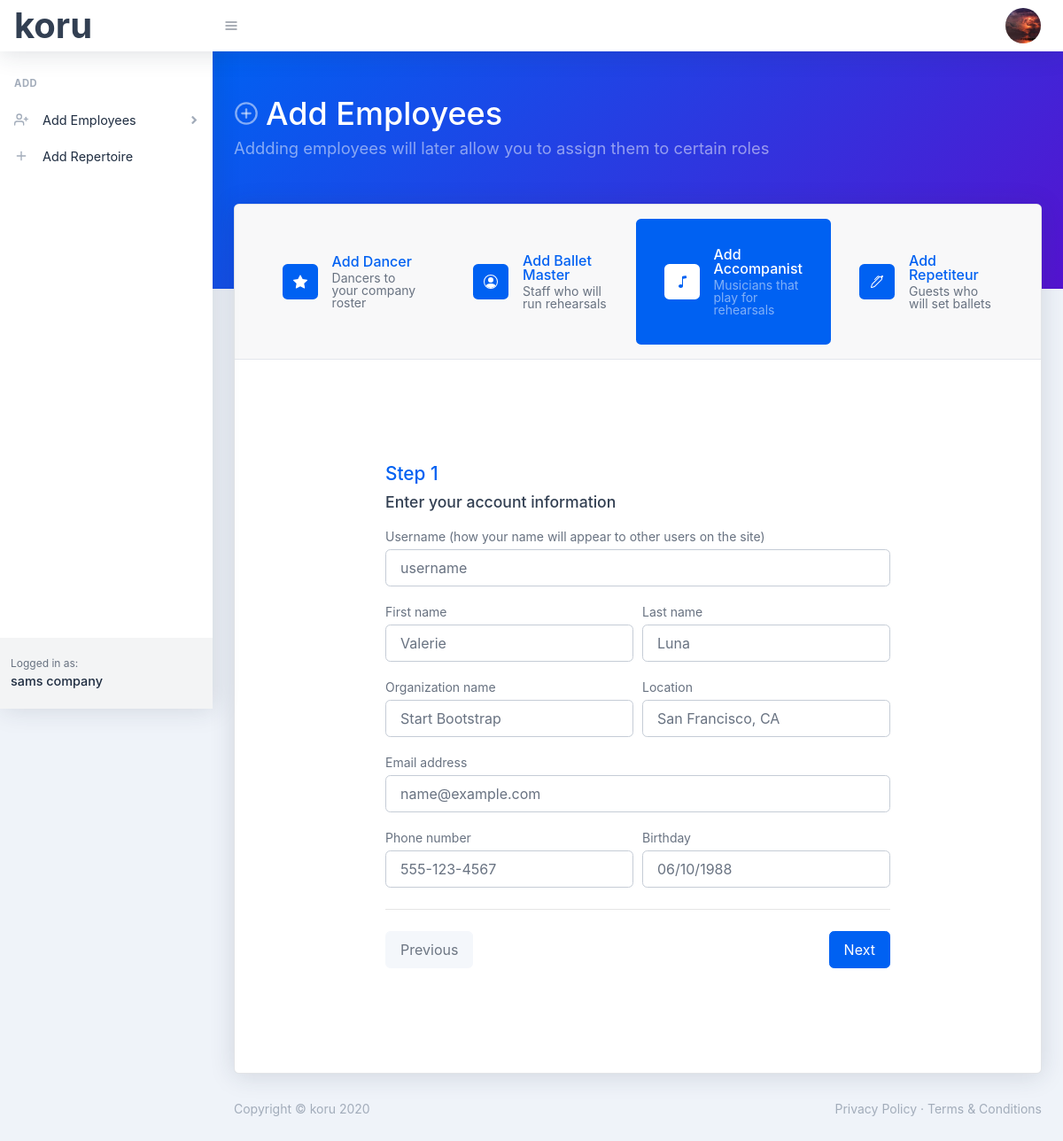
/add-accompanist (signed in), run on an earlier commit of the app's database.
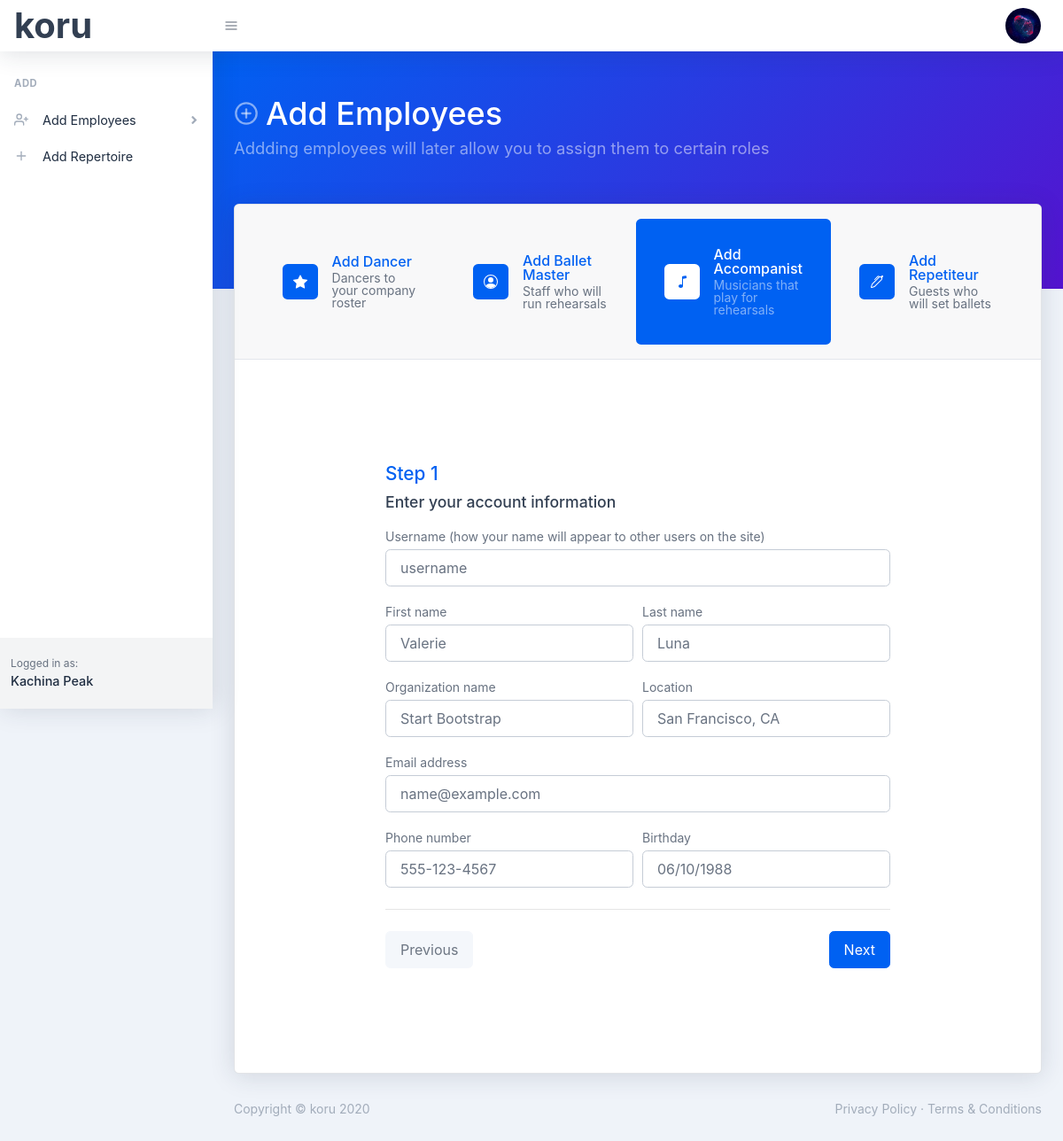
And on a later commit of the database.
### koru/models.py (models this page shows, shortened)
class User(db.Model, UserMixin):
    id = db.Column(db.Integer, primary_key=True)
    first_name = db.Column(db.String(30), nullable=False)
    last_name = db.Column(db.String(30), nullable=False)
    company_name = db.Column(db.String(60), nullable=False)
    email = db.Column(db.String(60), unique=True, nullable=False)
    image_file = db.Column(db.String(20), nullable=False, default='default.png')
    password = db.Column(db.String(60), nullable=False)
    dancers = db.relationship('Dancer', backref='company', lazy=True)

### koru/routes.py (the view)
@app.route('/add-accompanist', methods=['GET', 'POST'])
@login_required
def add_accompanist():
    return render_template('add-accompanist.html', title='Add Accompanist', accompanistActive='active')

### koru/models.py (called while the page is built)
@login_manager.user_loader
def load_user(user_id):
    return User.query.get(int(user_id))

### koru/templates/add-accompanist.html
{% extends "addEmployeeLayout.html" %}
{% block addbody %}
<div class="tab-pane py-5 py-xl-10 fade show active" id="wizard1" role="tabpanel" aria-labelledby="wizard1-tab">
    <div class="row justify-content-center">
        <div class="col-xxl-6 col-xl-8">
            <h3 class="text-primary">Step 1</h3>
            <h5 class="card-title">Enter your account information</h5>
            <form>
                <div class="form-group">
                    <label class="small mb-1" for="inputUsername">Username (how your name will appear to other users on the site)</label>
                    <input class="form-control" id="inputUsername" type="text" placeholder="Enter your username" value="username" />
                </div>
                <div class="form-row">
                    <div class="form-group col-md-6">
                        <label class="small mb-1" for="inputFirstName">First name</label>
                        <input class="form-control" id="inputFirstName" type="text" placeholder="Enter your first name" value="Valerie" />
                    </div>
                    <div class="form-group col-md-6">
                        <label class="small mb-1" for="inputLastName">Last name</label>
                        <input class="form-control" id="inputLastName" type="text" placeholder="Enter your last name" value="Luna" />
                    </div>
                </div>
                <div class="form-row">
                    <div class="form-group col-md-6">
                        <label class="small mb-1" for="inputOrgName">Organization name</label>
                        <input class="form-control" id="inputOrgName" type="text" placeholder="Enter your organization name" value="Start Bootstrap" />
                    </div>
                    <div class="form-group col-md-6">
                        <label class="small mb-1" for="inputLocation">Location</label>
                        <input class="form-control" id="inputLocation" type="text" placeholder="Enter your location" value="San Francisco, CA" />
                    </div>
                </div>
                <div class="form-group">
                    <label class="small mb-1" for="inputEmailAddress">Email address</label>
                    <input class="form-control" id="inputEmailAddress" type="email" placeholder="Enter your email address" value="name@example.com" />
                </div>
                <div class="form-row">
                    <div class="form-group col-md-6 mb-md-0">
                        <label class="small mb-1" for="inputPhone">Phone number</label>
                        <input class="form-control" id="inputPhone" type="tel" placeholder="Enter your phone number" value="555-123-4567" />
                    </div>
                    <div class="form-group col-md-6 mb-0">
                        <label class="small mb-1" for="inputBirthday">Birthday</label>
                        <input class="form-control" id="inputBirthday" type="text" name="birthday" placeholder="Enter your birthday" value="06/10/1988" />
                    </div>
                </div>
                <hr class="my-4" />
                <div class="d-flex justify-content-between">
                    <button class="btn btn-light disabled" type="button" disabled>Previous</button>
                    <button class="btn btn-primary" type="button">Next</button>
                </div>
            </form>
        </div>
    </div>
</div>
{% endblock %}

### koru/templates/layout.html (shortened to what this page needs)
<!DOCTYPE html>
<html lang="en">
    <head>
        <link href="../static/css/styles.css" rel="stylesheet" />
    </head>
    <body class="nav-fixed">
        <nav class="topnav navbar navbar-expand shadow navbar-light bg-white" id="sidenavAccordion">
            <a class="navbar-brand" style="font-size: 40px;" href="{{ url_for('index') }}">koru</a>
            <button class="btn btn-icon btn-transparent-dark order-1 order-lg-0 mr-lg-2" id="sidebarToggle" href="#"><i data-feather="menu"></i></button>
            <ul class="navbar-nav align-items-center ml-auto">
                {% if current_user.is_authenticated %}
                <li class="nav-item dropdown no-caret mr-2 dropdown-user">
                    <a class="btn btn-icon btn-transparent-dark dropdown-toggle" id="navbarDropdownUserImage" href="javascript:void(0);" role="button" data-toggle="dropdown" aria-haspopup="true" aria-expanded="false"><img class="img-fluid" src="../static/images/profile_pics/{{ current_user.image_file }}" /></a>
                </li>
                {% else %}
                <a class="nav-link" href="{{ url_for('register') }}">Register</a>
                <a class="nav-link" href="{{ url_for('login') }}">Login</a>
                {% endif %}
            </ul>
        </nav>
        <div id="layoutSidenav">
            <div id="layoutSidenav_nav">
                <nav class="sidenav shadow-right sidenav-light">
                    <div class="sidenav-menu">
                        <div class="nav accordion" id="accordionSidenav">
                            <div class="sidenav-menu-heading">Add</div>
                            <a class="nav-link collapsed" href="javascript:void(0);" data-toggle="collapse" data-target="#collapseDashboards" aria-expanded="false" aria-controls="collapseDashboards">
                                <div class="nav-link-icon"><i data-feather="user-plus"></i></div>
                                Add Employees
                                <div class="sidenav-collapse-arrow"><i class="fas fa-angle-down"></i></div>
                            </a>
                            <a class="nav-link" href="charts.html">
                                <div class="nav-link-icon"><i data-feather="plus"></i></div>
                                Add Repertoire
                            </a>
                        </div>
                    </div>
                    <div class="sidenav-footer">
                        <div class="sidenav-footer-content">
                            <div class="sidenav-footer-subtitle">Logged in as:</div>
                            <div class="sidenav-footer-title">{{ current_user.company_name }}</div>
                        </div>
                    </div>
                </nav>
            </div>
            <div id="layoutSidenav_content">
                <main>
                    {% block header %} {% endblock %}
                        {% block main %} {% endblock %}
                </main>
                <footer class="footer mt-auto footer-light">
                    <div class="container-fluid">
                        <div class="row">
                            <div class="col-md-6 small">Copyright &copy; koru 2020</div>
                            <div class="col-md-6 text-md-right small">
                                <a href="#!">Privacy Policy</a>
                                &middot;
                                <a href="#!">Terms &amp; Conditions</a>
                            </div>
                        </div>
                    </div>
                </footer>
            </div>
        </div>
    </body>
</html>

What changed in the data, as far as the page shows it:
changed User: image_file: a different picture; company_name "sams company" → "Kachina Peak"
